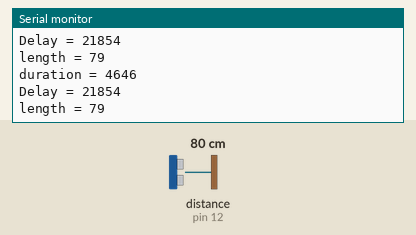
The sketch below on a simulated Arduino Uno, built with avr-gcc and run on an emulated ATmega328P. On the bench: the last lines printed to the serial monitor. Wiring (inferred from the names in the program): ultrasonic range finder: trigger pin 13; echo pin 12. The inputs (shaded band) are chosen by the test bench; at power-on: distance to the obstacle (sensor on pin 12) 80 cm. The echo pulse lasts 58.3 µs per cm.

Above: at 1.3 s.
1.4 s: distance to the obstacle (sensor on pin 12) set to 2 cm
At 1.85 s:
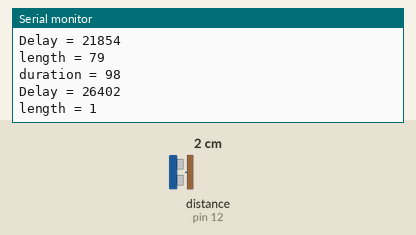
2.9 s: distance to the obstacle (sensor on pin 12) set to 4 cm
At 3.39 s:
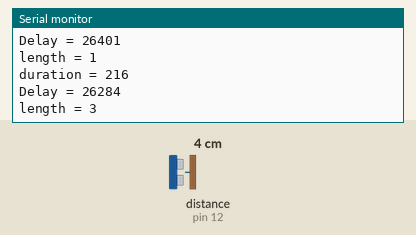
Timing chart, 0 to 5.9 s (numbered marks = the images above; inputs shaded):
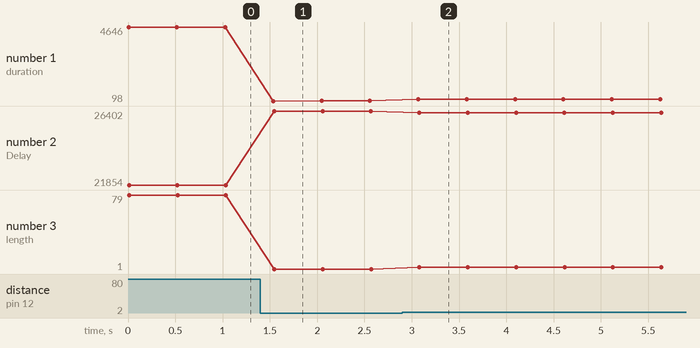

The sketch:

SonarTest.ino
```cpp
#include <stdio.h>
#include <stdlib.h>

#define sonar1TrigPin 13
#define sonar1EchoPin 12

void setup() {
  Serial.begin(115200);

  pinMode(sonar1TrigPin, OUTPUT);
  pinMode(sonar1EchoPin, INPUT);
}

void loop() {
  sonar(sonar1EchoPin,sonar1TrigPin);

  delay(500);

}

short int sonar(short int echo,short int trigger){
  digitalWrite(trigger, LOW);
  delayMicroseconds(2);
  digitalWrite(trigger, HIGH);
  delayMicroseconds(10);
  digitalWrite(trigger, LOW);
  unsigned long duration = pulseIn(echo, HIGH);
  String dur1 = "duration = ";
  dur1 += duration;
  Serial.println(dur1);

  int delay = 26500;
  int sleepTime = delay - duration;
  delayMicroseconds(sleepTime);
  if(duration > delay){
    duration = delay;
  }

  short int retVal = (duration/2) / 29.1;
  String del = "Delay = ";
  del += sleepTime;
  Serial.println(del);
  String leng1 = "length = ";
  leng1 += retVal;
  Serial.println(leng1);
  if(retVal > 0){
    return  retVal;
  }
  else{
    return 0;
  }
}
```

Measured:
- after the input at 1.4 s, the serial monitor: prints a new line after 0.14 s (image 1)
- after the input at 2.9 s, the serial monitor: prints a new line after 0.17 s (image 2)
- plotted number 1: 4646 → 99 after the input at 1.4 s, 99 → 215 after the input at 2.9 s
- plotted number 2: 21854 → 26401 after the input at 1.4 s, 26401 → 26285 after the input at 2.9 s
- plotted number 3: 79 → 1 after the input at 1.4 s, 1 → 3 after the input at 2.9 s
